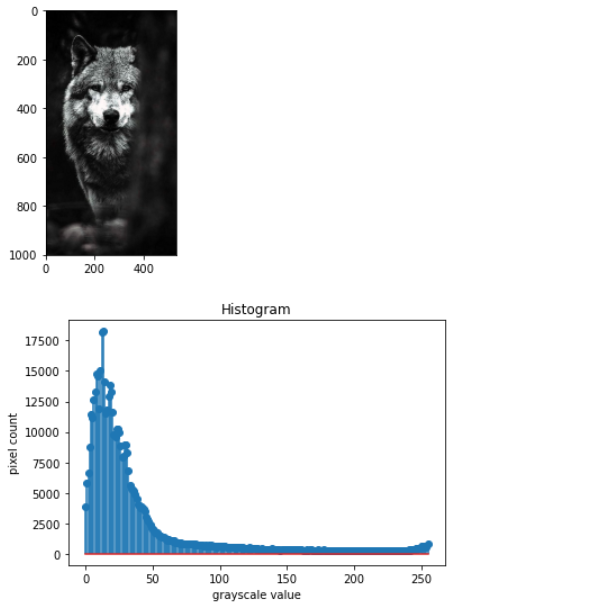
#> input picture 1.png, 604 x 613 px
$ python hist.py
#> lines starting #> are read from the running program, lines starting #| are printed output that depends on the picture
# Write your code to find the histogram of gray scale image and color image channels.
import cv2
import matplotlib.pyplot as plt
Gray_image=cv2.imread('1.png')
#> Gray_image is the input picture: shape (613, 604, 3); mean B, G, R 231.7, 230.1, 228
plt.imshow(Gray_image)
plt.show()
hist=cv2.calcHist([Gray_image],[0],None,[256],[0,256])
#> hist = 256 values, max 316338 at index 255, min 34 at index 152, mean 1446.3
plt.figure()
plt.title("Histogram")
plt.xlabel('grayscale value')
plt.ylabel('pixel count')
plt.stem(hist)
plt.show()
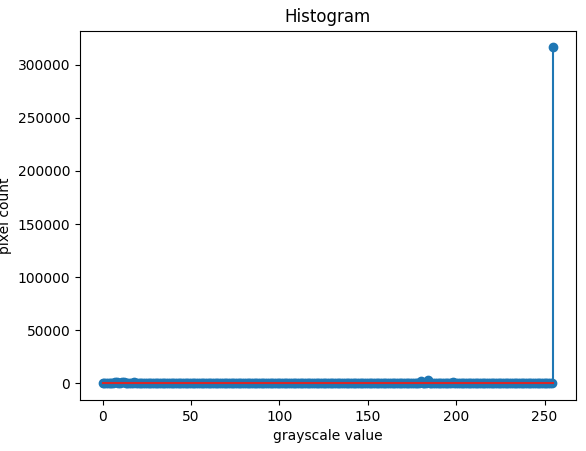
#> figure drawn by matplotlib, 1 panel; curve peaks at x = 255, y = 316338

# Display the histogram of gray scale image and any one channel histogram from color image
import cv2
import matplotlib.pyplot as plt
Color_image=cv2.imread('2.png')
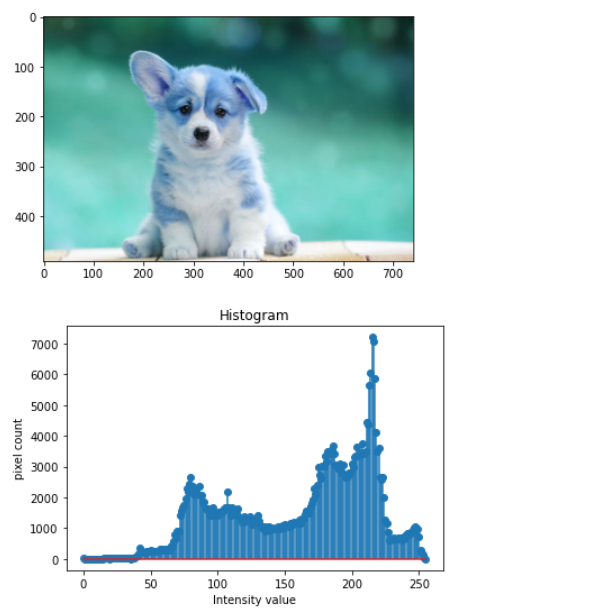
#> input picture 2.png, 604 x 615 px
#> Color_image is the input picture: shape (615, 604, 3); mean B, G, R 225.6, 223.5, 205.7
plt.imshow(Color_image)
plt.show()
hist1=cv2.calcHist([Color_image],[1],None,[256],[0,256])
#> hist1 = 256 values, max 250877 at index 255, min 0 at index 0, mean 1451
plt.figure()
plt.title("Histogram")
plt.xlabel('Intensity value')
plt.ylabel('pixel count')
plt.stem(hist1)
plt.show()
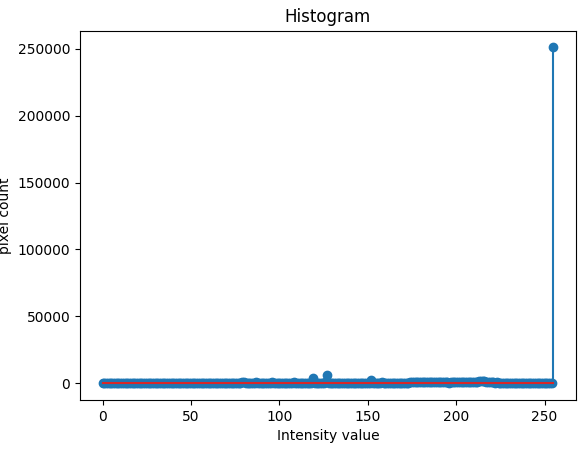
#> figure drawn by matplotlib, 1 panel; curve peaks at x = 255, y = 250877

# Write the code to perform histogram equalization of the image.
import cv2
gray_image = cv2.imread("3.jpg",0)
cv2.imshow('grey scale image',gray_image)
equ = cv2.equalizeHist(gray_image)
cv2.imshow("Equalized Image",equ)
cv2.waitKey(0)
cv2.destroyAllWindows
